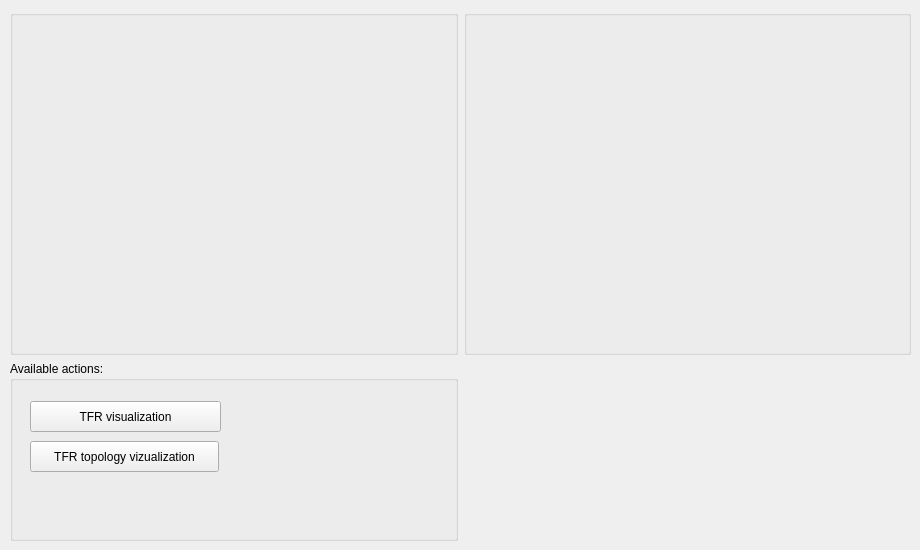
            <widget class="QWidget" name="tabTFR">
             <attribute name="title">
              <string>TFR</string>
             </attribute>
             <widget class="QWidget" name="gridLayoutWidget_3">
              <property name="geometry">
               <rect>
                <x>10</x>
                <y>10</y>
                <width>901</width>
                <height>531</height>
               </rect>
              </property>
              <layout class="QGridLayout" name="gridLayout_8">
               <item row="0" column="0">
                <widget class="QGroupBox" name="groupBoxEpochsTFR">
                 <property name="title">
                  <string/>
                 </property>
                </widget>
               </item>
               <item row="0" column="1">
                <widget class="QGroupBox" name="groupBoxEpochParamsTFR">
                 <property name="title">
                  <string/>
                 </property>
                </widget>
               </item>
               <item row="1" column="0">
                <widget class="QGroupBox" name="groupBoxAvailableTFR">
                 <property name="maximumSize">
                  <size>
                   <width>500</width>
                   <height>180</height>
                  </size>
                 </property>
                 <property name="title">
                  <string>Available actions:</string>
                 </property>
                 <widget class="QPushButton" name="pushButtonTFRTopology">
                  <property name="geometry">
                   <rect>
                    <x>20</x>
                    <y>80</y>
                    <width>189</width>
                    <height>31</height>
                   </rect>
                  </property>
                  <property name="text">
                   <string>TFR topology vizualization</string>
                  </property>
                 </widget>
                 <widget class="QPushButton" name="pushButtonTFR">
                  <property name="geometry">
                   <rect>
                    <x>20</x>
                    <y>40</y>
                    <width>191</width>
                    <height>31</height>
                   </rect>
                  </property>
                  <property name="text">
                   <string>TFR visualization</string>
                  </property>
                 </widget>
                </widget>
               </item>
              </layout>
             </widget>
            </widget>
